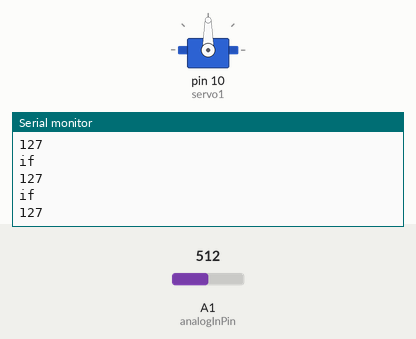
This sketch was run on a simulated Arduino Uno, built with avr-gcc and run on an emulated ATmega328P. Shown: servo, the last lines printed to the serial monitor. The inputs (shaded band) are chosen by the test bench; at power-on: A1 (analogInPin) = 512.

Above: at 1.2 s.
1.3 s: A1 (analogInPin) set to 414
At 2.0 s:
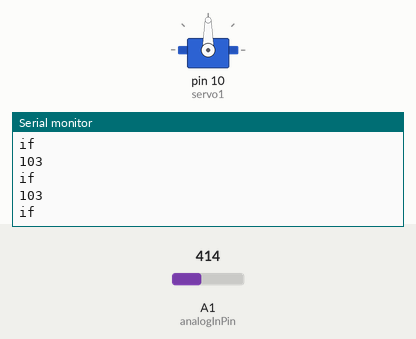
2.8 s: A1 (analogInPin) set to 391
At 3.3 s:
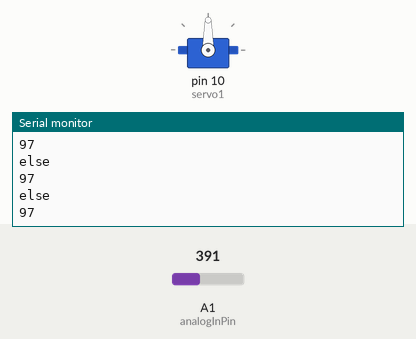
Timing chart, 0 to 5.8 s (numbered marks = the images above; inputs shaded):
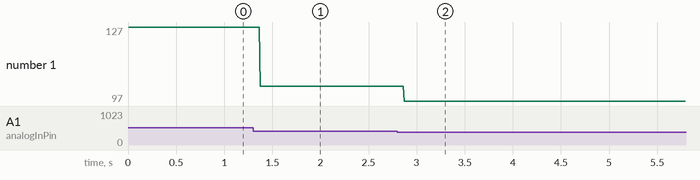

Measured:
- the behaviour switches between 402 and 401 on A1 (analogInPin) (found by bisection; images 1 and 2)
- after the input at 1.3 s, the serial monitor: prints a new line after 0.07 s (image 1)
- after the input at 2.8 s, the serial monitor: prints a new line after 0.07 s (image 2)
- plotted number 1: 127 → 103 after the input at 1.3 s, 103 → 97 after the input at 2.8 s

The sketch:

sketch_oct17b.ino
```cpp
#include <Wire.h>
#include <Adafruit_MotorShield.h>
#include "utility/Adafruit_MS_PWMServoDriver.h"
#include <Servo.h>

// Create the motor shield object with the default I2C address
Adafruit_MotorShield AFMS = Adafruit_MotorShield();

Servo servo1;
int value;

const int analogInPin = A1;
//int sensorValue = 0;


void setup() {
  Serial.begin(9600);           // set up Serial library at 9600 bps
  Serial.println("hello");


  AFMS.begin();  // create with the default frequency 1.6KHz
  //AFMS.begin(1000);  // OR with a different frequency, say 1KHz

  // Attach a servo to pin #10
  servo1.attach(10);


}

int i;

void loop() {

 value = analogRead(analogInPin);

 value = map(value, 0, 1023, 00, 255);
 Serial.println(value);

 if(value >= 100){


 servo1.write(0);
 //delay(1000);

 servo1.write(90);
 //delay(1000);

 Serial.println("if");


 }

else if (value <= 100) {


 servo1.write(180);
 //delay(1000);

 servo1.write(90);
 //delay(1000);

 Serial.println("else");

 }


}
```
